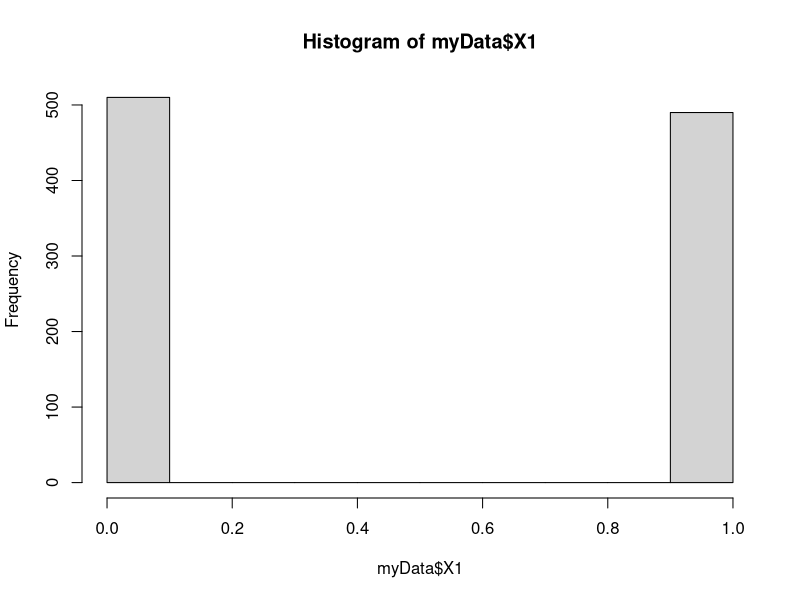
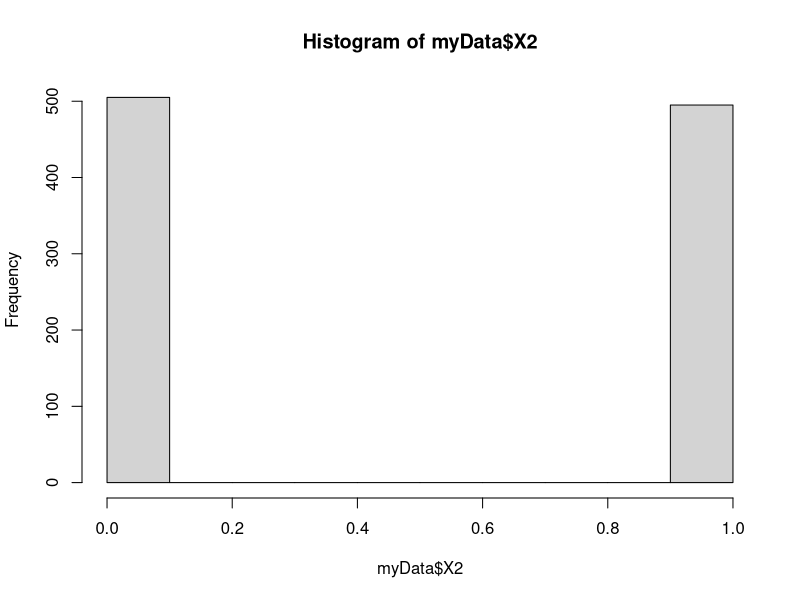
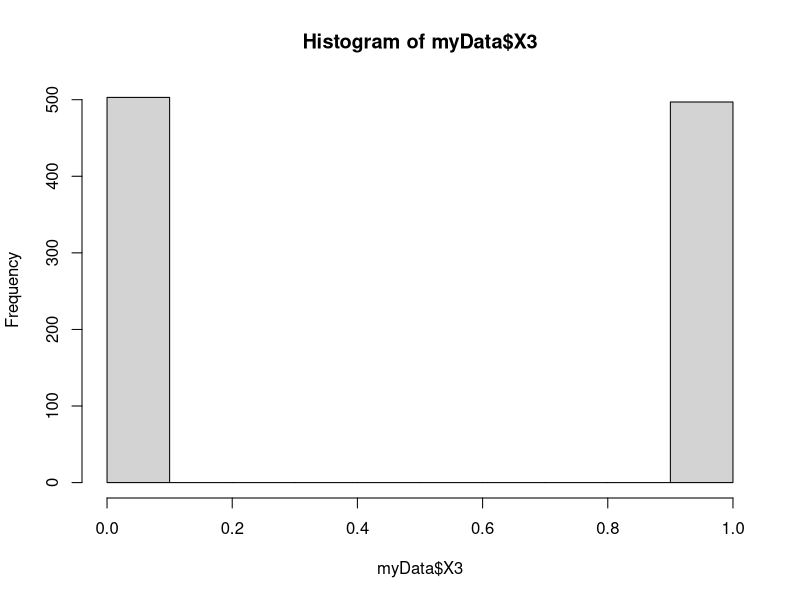

Source code (R) for these figures, in order:
## ---- chunk 1
#This all shows up in a "code" grey box
#Code will be automatically colored to highlight file names, command modifiers, etc.
myData = data.frame(replicate(10,sample(0:1,1000,rep=TRUE)))
## ---- chunk 2
hist(myData$X1)
## ---- chunk 3
hist(myData$X2)
hist(myData$X3)
## ---- chunk 4
#Comments like this won't be shown either
x <- rnorm(100)
y <- 2*x + rnorm(100)
cor(x, y)
## ---- chunk 5
x <- rnorm(100)
y <- 2*x + rnorm(100)
cor(x, y)
## ---- chunk 6
x <- rnorm(100)
y <- 2*x + rnorm(100)
cor(x, y)
